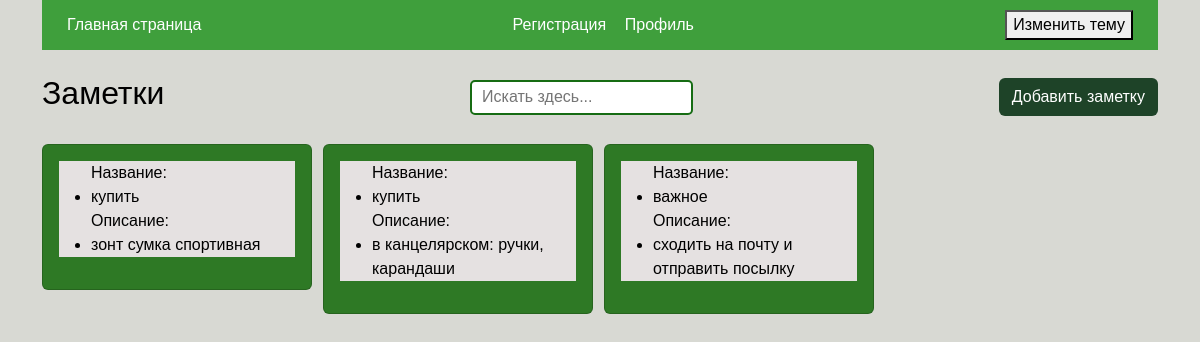
Before: / with the older database file.
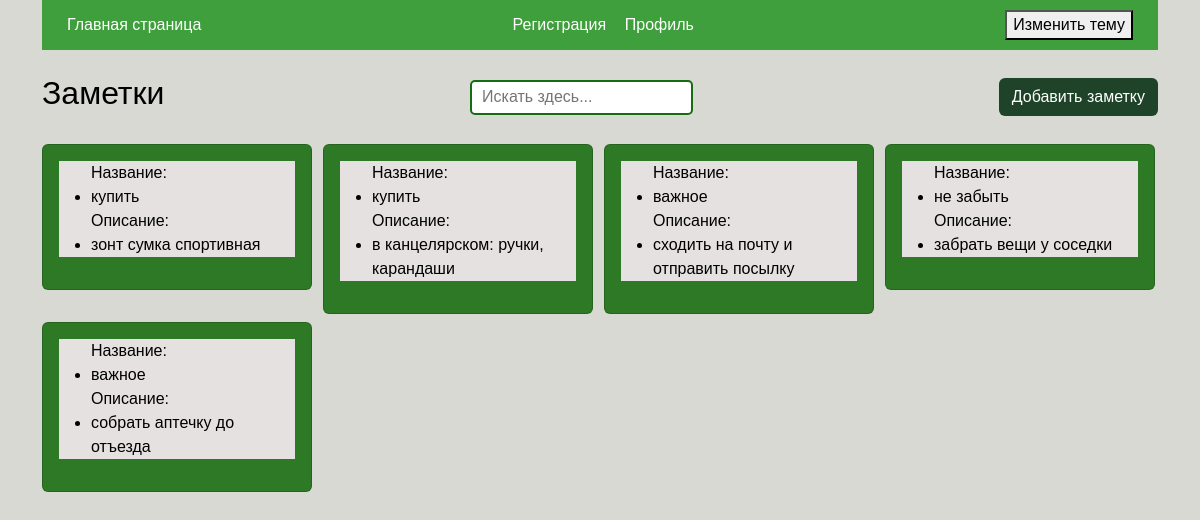
After: the same page with the newer database file.
### models.py (models this page shows)
class Advt(SQLModel, table=True):
    id: Optional[int] = Field(default=None, primary_key=True)
    user_id: Optional[str] = Field(default=None)
    title: str
    desc: str

### main.py (the view)
@app.get('/', response_model=User, tags=['Pages'])
async def get_index_page(request: Request):
    cookie = request.cookies.get('id')
    flag = False
    if cookie != None:
        flag = True
    statement = select(Advt)
    result = session.exec(statement).all()
    if result == None:
        raise HTTPException(status_code=status.HTTP_404_NOT_FOUND)
    return templates.TemplateResponse(
        request=request,
        name='index.html',
        context={
            'result': result,
            'flag': flag,
            'user_id': cookie
        }
    )

### templates/index.html (shortened to what this page needs)
<!DOCTYPE html>
<html lang="en">
<head>
    <link href="https://cdn.jsdelivr.net/npm/bootstrap@5.3.3/dist/css/bootstrap.min.css" rel="stylesheet"
>
</head>
<body class="light-theme">
    <div class="container">
        <div style='height:45px; display: flex; justify-content: space-between; align-items: center; padding: 25px;' class="header">
            <div class="left">
                <a href="/"> Главная страница </a>
            </div>
            <div style="width: 200px; display: flex; justify-content: space-around;" class="right">
                {% if flag == False %}
                <a href="/registration"> Регистрация </a>
                {% endif %}
                <a href="/login"> Профиль </a>
            </div>
            <div class="right">
            <div style='justify-content: space-between; align-items: center;' class="d-grid gap-2 d-md-block mx-auto">
                <button id='themeToggle'>Изменить тему</button>
            </div>
            </div>
        </div>
        <br>
        <div style="display: flex; justify-content: space-between; align-items: center;" class="">
            <div style="display: flex; justify-content: space-around;" class="who">
                <h2> Заметки </h2>
            </div>
            <div class="specific-style">
                <input type="text" id="elastic" placeholder="Искать здесь...">
            </div>
            <div class="">
                <a class="btn" href="/advt"> Добавить заметку </a>
            </div>
        </div>
        <br>
        <div class="row row-equal-height row-cols-1 row-cols-md-2 row-cols-lg-4 g-2">
            {% for i in result %}
            <div class="col">
                <div class="card">
                    <div class="">
                        <a href="/note/{{ i.id }}">
                        <div class="card-body">
                            <ul class="elastic">
                                <label> Название: <li class="elastic-item.head note-title"> {{ i.title }} </li> </label>
                                <label> Описание: <li class="elastic-item note-title"> {{ i.desc }} </li> </label>
                            </ul>
                        </div>
                        </a>
                    </div>
                </div>
            </div>
            {% endfor %}
        </div>
        <br>
    </div>
</body>
</html>

### templates/index.html (style rules this page uses)
body { font-family: Garamond, sans-serif; transition: background-color 0.7s ease; }
body.light-theme { background-color: #D8D9D3; color: #000000; }
.header { background-color: #3F9F3C; }
.btn { background-color: #1E4328; color: white; }
.card { background-color: #2E7925; min-width: 135px; max-width: 270px; }
.elastic { background-color: #E5E1E1; color: #000000; }
.specific-style { box-sizing: border-box; }
.specific-style input { height: 35px; padding-left: 10px; border: 2px solid #166C13; border-radius: 5px; outline: none; background: white; color: #404040; }
a { text-decoration: none; color: #ffffff; }

Changed rows visible on the page:
added Advt: title "не забыть", desc "забрать вещи у соседки"
added Advt: title "важное", desc "собрать аптечку до отъезда"
